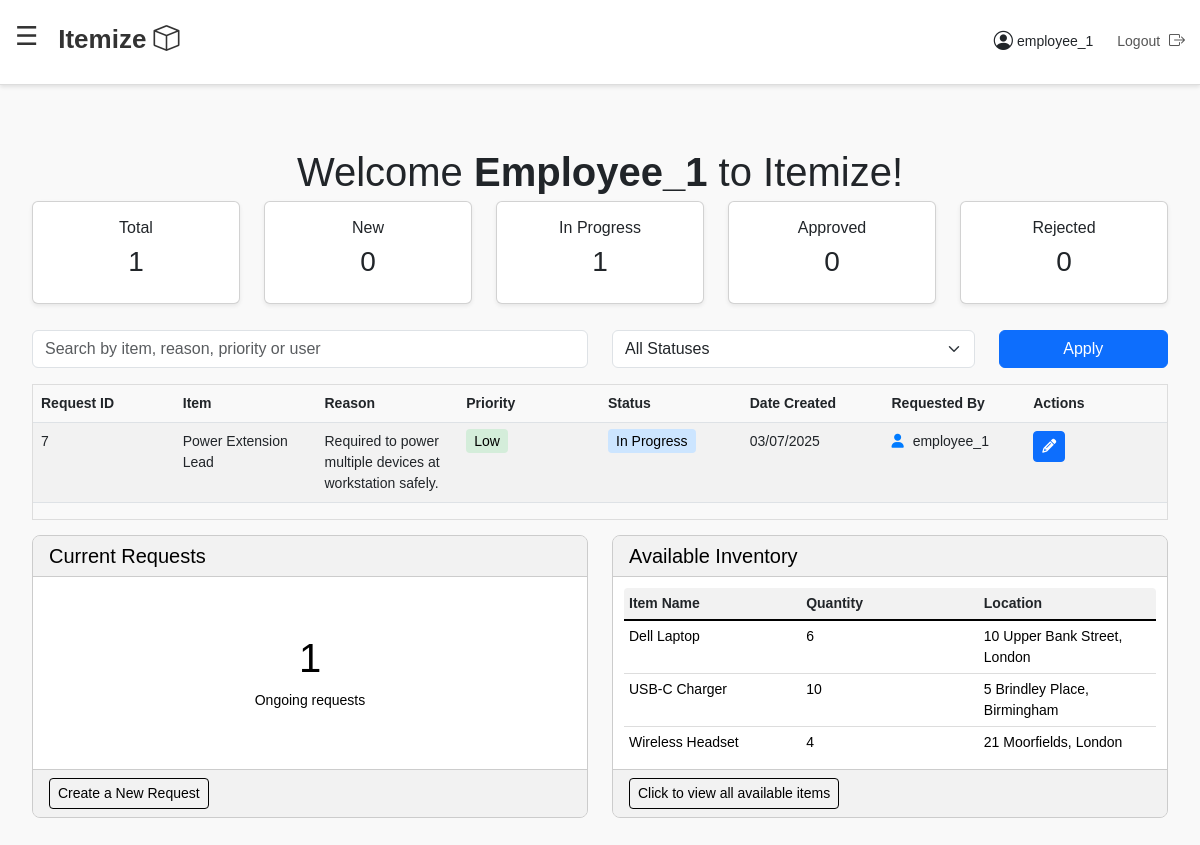
Page /dashboard/ (signed in) on the earlier database version.
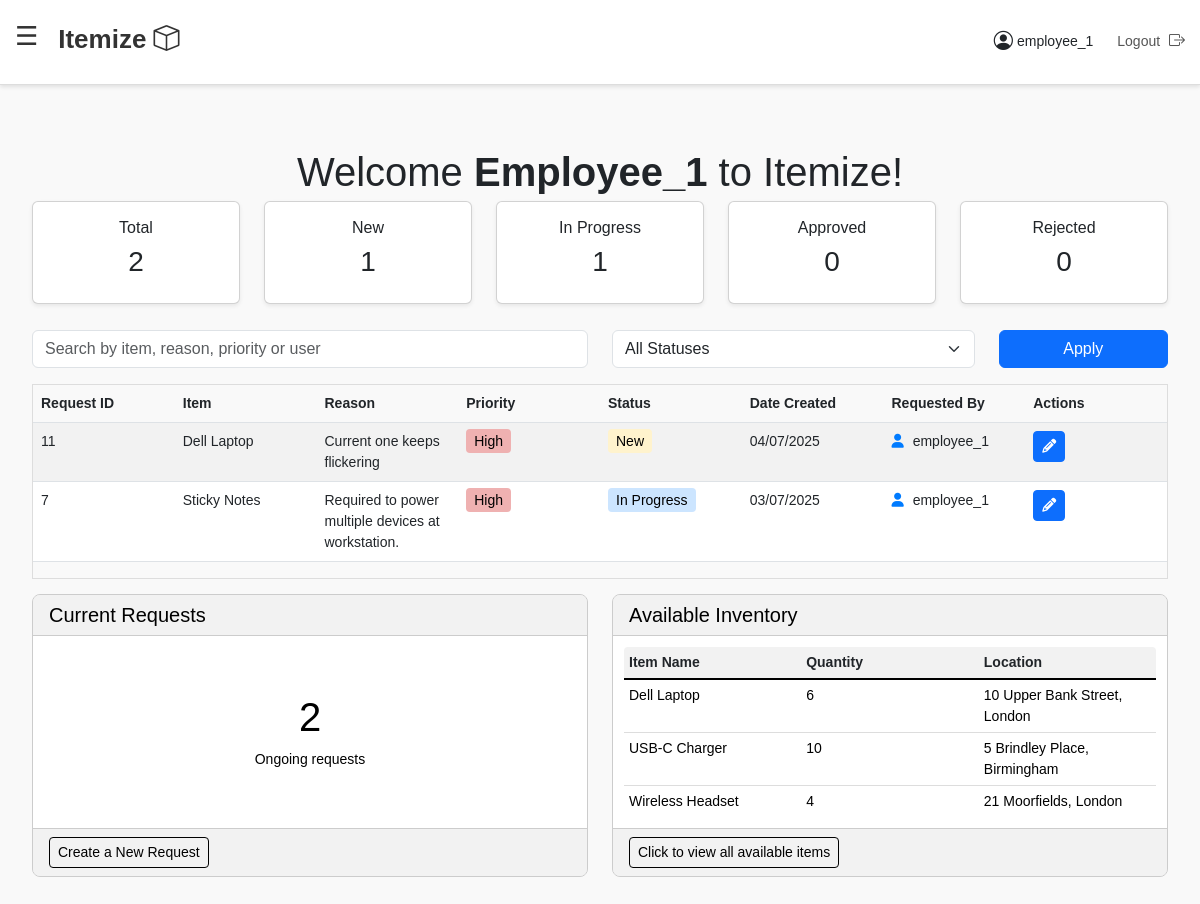
Same page on the later database version.
### inventory/models.py (models this page shows, shortened)
class InventoryRequest(models.Model):
    STATUS_CHOICES = [
        ('New', 'New'),
        ('In Progress', 'In Progress'),
        ('Approved', 'Approved'),
        ('Rejected', 'Rejected'),
    ]
    item = models.ForeignKey(InventoryItem, on_delete=models.CASCADE)
    reason = models.TextField()
    priority = models.CharField(max_length=10, choices=[('High', 'High'), ('Medium', 'Medium'), ('Low', 'Low')])
    requested_by = models.ForeignKey(User, on_delete=models.CASCADE)
    status = models.CharField(max_length=20, choices=STATUS_CHOICES, default='New')
    created_at = models.DateTimeField(auto_now_add=True)
    class Meta:
        verbose_name = 'Inventory Request'
        verbose_name_plural = 'Inventory Requests'
        db_table = 'inventory_request'

class InventoryItem(models.Model):
    name = models.CharField(max_length=100)
    category = models.CharField(max_length=100)
    quantity = models.PositiveIntegerField(default=0)
    location = models.CharField(max_length=100)
    description = models.TextField(blank=True)
    added = models.DateTimeField(auto_now_add=True)
    class Meta:
        verbose_name = 'Inventory Item'
        verbose_name_plural = 'Inventory Items'
        db_table = 'inventory_item'

### inventory/views.py (the view, shortened to what this page needs)
# urls.py: path('dashboard/', views.dashboard, name='dashboard'),
@login_required
def dashboard(request):
    if request.user.is_staff:
        requests = InventoryRequest.objects.all()
        is_admin = True
    else:
        requests = InventoryRequest.objects.filter(requested_by=request.user)
        is_admin = False
    search_query = request.GET.get('search', '').strip()
    status_filter = request.GET.get('status', '').strip()
    if status_filter:
        requests = requests.filter(status=status_filter)
    requests = requests.order_by('-created_at')
    current_requests_count = requests.exclude(status__in=['Approved', 'Rejected']).count()
    total_requests = requests.count()
    new_count = requests.filter(status='New').count()
    in_progress_count = requests.filter(status='In Progress').count()
    approved_count = requests.filter(status='Approved').count()
    rejected_count = requests.filter(status='Rejected').count()
    paginator = Paginator(requests, 8)
    page_number = request.GET.get('page')
    page_obj = paginator.get_page(page_number)
    available_inventories = InventoryItem.objects.all()[:3]
    context = {
        'requests': page_obj,
        'page_obj': page_obj,
        'current_requests_count': current_requests_count,
        'available_inventories': available_inventories,
        'is_admin': is_admin,
        'user_name': request.user.username,
        'search_query': search_query,
        'status_filter': status_filter,
        'status_choices': InventoryRequest.STATUS_CHOICES,
        'total_requests': total_requests,
        'new_count': new_count,
        'in_progress_count': in_progress_count,
        'approved_count': approved_count,
        'rejected_count': rejected_count,
    }
    return render(request, 'dashboard.html', context)

### templates/dashboard.html (shortened to what this page needs)
{% extends 'base.html' %}
{% block content %}
    <div class="container-fluid mt-5">
    <h1 class="text-center" style="margin-top: 5px; margin-bottom: 15px">Welcome
        <strong>{{ user.username|title }}</strong> to Itemize!
    </h1>
    <div class="row mb-3">
    <div class="col-md">
        <div class="card text-center shadow-sm">
            <div class="card-body">
                <h6>Total</h6>
                <h3>{{ total_requests }}</h3>
            </div>
        </div>
    </div>
    <div class="col-md">
        <div class="card text-center shadow-sm">
            <div class="card-body">
                <h6>New</h6>
                <h3>{{ new_count }}</h3>
            </div>
        </div>
    </div>
    <div class="col-md">
        <div class="card text-center shadow-sm">
            <div class="card-body">
                <h6>In Progress</h6>
                <h3>{{ in_progress_count }}</h3>
            </div>
        </div>
    </div>
    <div class="col-md">
        <div class="card text-center shadow-sm">
            <div class="card-body">
                <h6>Approved</h6>
                <h3>{{ approved_count }}</h3>
            </div>
        </div>
    </div>
    <div class="col-md">
        <div class="card text-center shadow-sm">
            <div class="card-body">
                <h6>Rejected</h6>
                <h3>{{ rejected_count }}</h3>
            </div>
        </div>
    </div>
</div>
<form method="get" class="row mb-3">
    <div class="col-md-6">
        <input type="text" name="search" class="form-control"
               placeholder="Search by item, reason, priority or user"
               value="{{ search_query }}">
    </div>
    <div class="col-md-4">
        <select name="status" class="form-select">
            <option value="">All Statuses</option>
        </select>
    </div>
    <div class="col-md-2">
        <button type="submit" class="btn btn-primary w-100">Apply</button>
    </div>
</form>
    <div class="scrollable-table-container">
        <table class="table table-striped">
            <thead>
            <tr>
                <th>Request ID</th>
                <th>Item</th>
                <th>Reason</th>
                <th>Priority</th>
                <th>Status</th>
                <th>Date Created</th>
                <th>Requested By</th>
                <th>Actions</th>
            </tr>
            </thead>
            <tbody>
            {% for req in requests %}
                <tr>
                    <td>{{ req.id }}</td>
                    <td>{{ req.item.name }}</td>
                    <td>{{ req.reason }}</td>
                    <td>
                <span class="{% if req.priority == 'Low' %}priority-low
                              {% elif req.priority == 'Medium' %}priority-medium
                              {% elif req.priority == 'High' %}priority-high{% endif %}">
                    {{ req.priority }}
                </span>
                    </td>
                    <td>
                <span class="{% if req.status == 'New' %}status-new
                              {% elif req.status == 'In Progress' %}status-in-progress
                              {% elif req.status == 'Approved' %}status-approved
                              {% elif req.status == 'Rejected' %}status-rejected{% endif %}">
                    {{ req.status }}
                </span>
                    </td>
                    <td>{{ req.created_at|date:"d/m/Y" }}</td>
                    <td>
                        {% if req.requested_by.is_superuser %}
                            <i class="fa fa-user-shield" style="color: #ff5733; margin-right: 5px;"></i>
                        {% else %}
                            <i class="fa fa-user" style="color: #007bff; margin-right: 5px;"></i>
                        {% endif %}
                        {{ req.requested_by.username }}
                    </td>
                    <td>
                        {% if req.requested_by == user or is_admin %}
                            <a href="{% url 'edit_request' req.id %}" class="btn btn-primary btn-sm btn-icon">
                                <i class="fa fa-pencil-alt"></i>
                            </a>
                        {% else %}
                            <span class="text-muted">No Actions</span>
                        {% endif %}
                    </td>
                </tr>
            {% endfor %}
            </tbody>
        </table>
    </div>
    <div class="row mb-4">
    <div class="col-md-6">
        <div class="card h-100"
             style="background-color: #f2f2f2; border: 1px solid #ccc; border-radius: 8px; overflow: hidden;">
            <div class="card-header" style="background-color: #f2f2f2; color: black; border-bottom: 1px solid #ccc;">
                <h5 class="card-title mb-0">Current Requests</h5>
            </div>
            <div class="card-body d-flex flex-column align-items-center justify-content-center"
                 style="background-color: white;">
                <h1 style="color: black;">{{ current_requests_count }}</h1>
                <p class="card-text" style="color: black;">Ongoing requests</p>
            </div>
            <div class="card-footer" style="background-color: #f2f2f2; border-top: 1px solid #ccc;">
                <a href="{% url 'create_request' %}" class="btn btn-sm"
                   style="border: 1px solid black; color: black; background-color: transparent; transition: 0.3s;"
                   onmouseover="this.style.backgroundColor='black'; this.style.color='white';"
                   onmouseout="this.style.backgroundColor='transparent'; this.style.color='black';">Create a New
                    Request</a>
            </div>
        </div>
    </div>
    <div class="col-md-6">
        <div class="card h-100"
             style="background-color: #f2f2f2; border: 1px solid #ccc; border-radius: 8px; overflow: hidden;">
            <div class="card-header" style="background-color: #f2f2f2; color: black; border-bottom: 1px solid #ccc;">
                <h5 class="card-title mb-0">Available Inventory</h5>
            </div>
            <div class="card-body" style="background-color: white; padding: 10px;">
                {% if available_inventories|length > 0 %}
                    <table style="width: 100%; border-collapse: collapse; background-color: white; border-radius: 5px; overflow: hidden; border: 1px solid #ddd;">
                        <thead style="background-color: #f2f2f2;">
                        <tr>
                            <th style="text-align: left; padding: 5px; border-bottom: 2px solid black;">Item Name</th>
                            <th style="text-align: left; padding: 5px; border-bottom: 2px solid black;">Quantity</th>
                            <th style="text-align: left; padding: 5px; border-bottom: 2px solid black;">Location</th>
                        </tr>
                        </thead>
                        <tbody>
                        {% for item in available_inventories|slice:":3" %}
                            <tr>
                                <td style="padding: 5px; border-bottom: 1px solid #ddd; color: black;">{{ item.name }}</td>
                                <td style="padding: 5px; border-bottom: 1px solid #ddd; color: black;">{{ item.quantity }}</td>
                                <td style="padding: 5px; border-bottom: 1px solid #ddd; color: black;">{{ item.location }}</td>
                            </tr>
                        {% endfor %}
                        </tbody>
                    </table>
                {% else %}
                    <p style="text-align: center; color: black; margin: 10px 0;">No inventory available</p>
                {% endif %}
            </div>
            <div class="card-footer" style="background-color: #f2f2f2; border-top: 1px solid #ccc;">
                <a href="{% url 'available_inventory' %}" class="btn btn-sm"
                   style="border: 1px solid black; color: black; background-color: transparent; transition: 0.3s;"
                   onmouseover="this.style.backgroundColor='black'; this.style.color='white';"
                   onmouseout="this.style.backgroundColor='transparent'; this.style.color='black';">Click to view all
                    available items</a>
            </div>
        </div>
    </div>
{% endblock %}

### templates/base.html (shortened to what this page needs)
<!DOCTYPE html>
<html lang="en">
<head>
    <link href="https://cdn.jsdelivr.net/npm/bootstrap@5.3.0/dist/css/bootstrap.min.css" rel="stylesheet">
    <link href="https://cdnjs.cloudflare.com/ajax/libs/font-awesome/6.4.0/css/all.min.css" rel="stylesheet">
    <link href="https://cdn.jsdelivr.net/npm/bootstrap-icons/font/bootstrap-icons.css" rel="stylesheet">
</head>
<body>
<nav class="navbar d-flex align-items-center justify-content-between">
    <div>
        <span id="hamburgerIcon" class="hamburger-icon">☰</span>
        <a href="{% url 'dashboard' %}" class="navbar-brand ms-3">
            Itemize <i class="bi bi-box"></i>
        </a>
    </div>
    <div class="d-flex align-items-center">
        <span class="profile-section d-flex align-items-center me-4">
            <i class="bi bi-person-circle me-1" style="font-size: 1.2rem;"></i>
            {{ request.user.username }}
        </span>
        <a href="{% url 'logout' %}" class="logout">
            Logout <i class="bi bi-box-arrow-right"></i>
        </a>
    </div>
</nav>
<div class="main-content">
    {% block content %}
    {% endblock %}
</div>
</body>
</html>

### templates/base.html (style rules this page uses)
table { table-layout: fixed; width: 100%; }
th, td { text-align: left; vertical-align: top; }
body { margin: 0; font-size: 14px; font-family: Arial, sans-serif; background-color: #f9f9f9; }
.navbar { background-color: #ffffff; box-shadow: 0 2px 4px rgba(0, 0, 0, 0.1); border-bottom: 1px solid #ddd; padding: 20px 15px; position: fixed; top: 0; left: 0; width: 100%; z-index: 1000; }
.navbar .navbar-brand { font-size: 26px; font-weight: bold; color: #333; text-decoration: none; }
.profile-section, .logout { font-size: 14px; }
.logout i { margin-left: 5px; font-size: 16px; }
.hamburger-icon { font-size: 26px; cursor: pointer; position: relative; top: -7.5px; color: #333; }
.main-content { margin-top: 80px; padding: 20px; }
.logout { font-size: 14px; text-decoration: none; color: #555; margin-top: -1.9px; }
.profile-section { margin-top: 0px; }
.hamburger-icon { font-size: 26px; cursor: pointer; position: relative; top: -7.5px; vertical-align: middle; user-select: none; color: #333; }

### templates/dashboard.html (style rules this page uses)
.text-center { margin-top: -10px; margin-bottom: 10px; }
.scrollable-table-container { max-height: 350px; overflow-y: auto; border: 1px solid #ddd; margin-bottom: 15px; }
.scrollable-table-container table { width: 100%; border-collapse: collapse; border-spacing: 0; }
.scrollable-table-container thead th { position: sticky; top: 0; z-index: 2; background-color: #f9f9f9; box-shadow: 0 2px 2px -1px rgba(0, 0, 0, 0.1); padding: 8px; text-align: left; }
.scrollable-table-container tbody td { padding: 8px; }
.btn-icon { position: relative; display: inline-block; text-decoration: none; }
.priority-high { background-color: #efb1b1; color: #000000; padding: 4px 8px; border-radius: 4px; }
.status-new { background-color: #fff3cd; color: #000000; padding: 4px 8px; border-radius: 4px; }
.status-in-progress { background-color: #cce5ff; color: #000000; padding: 4px 8px; border-radius: 4px; }

Differences in the rows shown:
added InventoryRequest: id "11", item.name "Dell Laptop", reason "Current one keeps flickering", priority "High", status "New", created_at "04/07/2025", requested_by.username "employee_1"
changed InventoryRequest "In Progress": item.name "Power Extension Lead" → "Sticky Notes"; reason "Required to power multiple devices at workstation safely." → "Required to power multiple devices at workstation."; priority "Low" → "High"
Other differences:
{{ total_requests }}: "1" → "2"
{{ new_count }}: "0" → "1"
{{ current_requests_count }}: "1" → "2"
